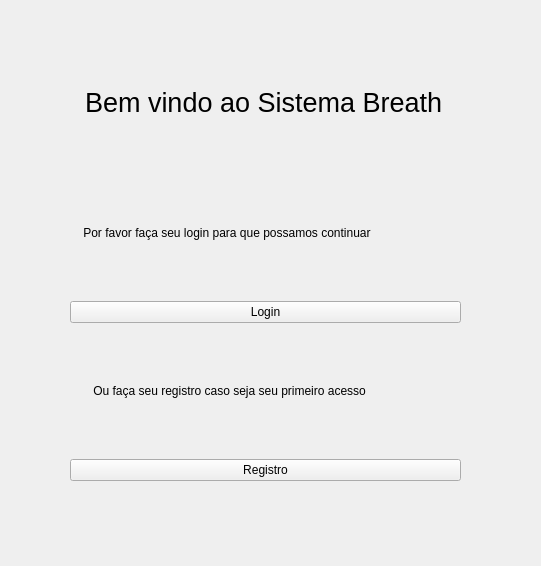
<?xml version="1.0" encoding="UTF-8"?>
<ui version="4.0">
 <class>Form</class>
 <widget class="QWidget" name="Form">
  <property name="geometry">
   <rect>
    <x>0</x>
    <y>0</y>
    <width>541</width>
    <height>566</height>
   </rect>
  </property>
  <property name="windowTitle">
   <string>Form</string>
  </property>
  <widget class="QWidget" name="verticalLayoutWidget">
   <property name="geometry">
    <rect>
     <x>70</x>
     <y>40</y>
     <width>391</width>
     <height>441</height>
    </rect>
   </property>
   <layout class="QVBoxLayout" name="verticalLayout">
    <item>
     <widget class="QLabel" name="title">
      <property name="font">
       <font>
        <pointsize>20</pointsize>
       </font>
      </property>
      <property name="text">
       <string>  Bem vindo ao Sistema Breath</string>
      </property>
     </widget>
    </item>
    <item>
     <widget class="QLabel" name="lgn_text">
      <property name="text">
       <string>    Por favor faça seu login para que possamos continuar</string>
      </property>
     </widget>
    </item>
    <item>
     <widget class="QPushButton" name="lgn_btn">
      <property name="text">
       <string>Login</string>
      </property>
     </widget>
    </item>
    <item>
     <widget class="QLabel" name="reg_text">
      <property name="text">
       <string>       Ou faça seu registro caso seja seu primeiro acesso</string>
      </property>
     </widget>
    </item>
    <item>
     <widget class="QPushButton" name="reg_btn">
      <property name="text">
       <string>Registro</string>
      </property>
     </widget>
    </item>
   </layout>
  </widget>
 </widget>
 <resources/>
 <connections/>
</ui>
